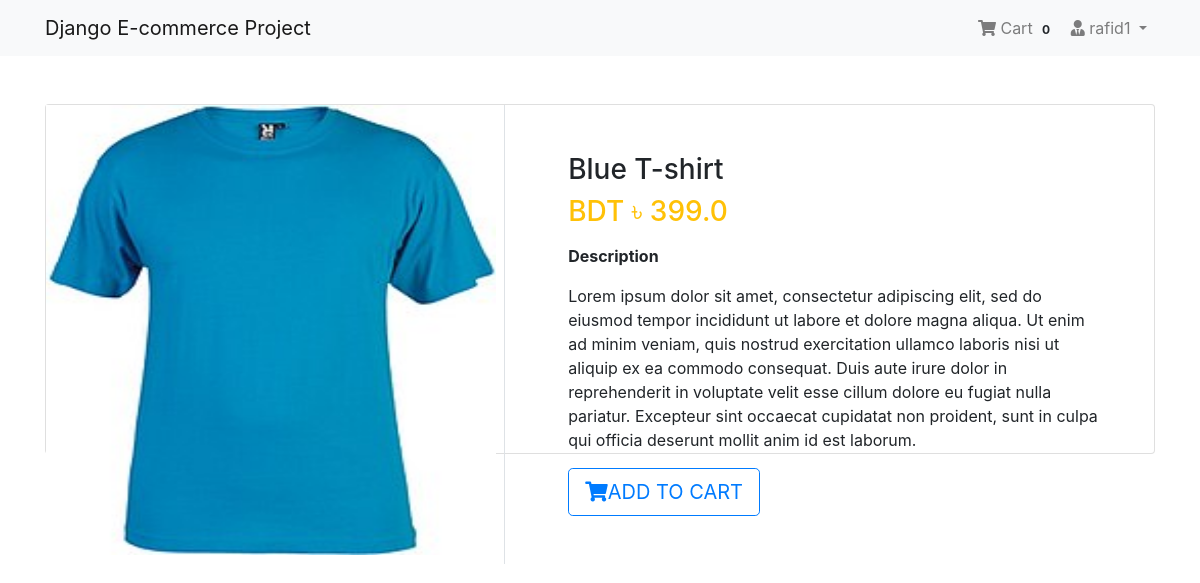
The app's page /product/1/ (signed in) with its own data.
### App_Login/models.py (models this page shows, shortened)
class User(AbstractBaseUser, PermissionsMixin):
    email = models.EmailField(unique= True, null = False)
    is_staff = models.BooleanField(
        ugettext_lazy('staff status'),
        default=False,
        help_text = ugettext_lazy('designates whether the user can log in to admin panel')
    )
    is_active = models.BooleanField(
        ugettext_lazy('active'),
        default= True,
        help_text= ugettext_lazy('Designates whether this user should be treated as active. Unselect this instead of deleting accounts'),
    )
    USERNAME_FIELD = 'email'
    objects = MyUserManager()

class Profile(models.Model):
    user = models.OneToOneField(User, on_delete=models.CASCADE, related_name='profile')
    username = models.CharField(max_length=264, blank=True)
    full_name = models.CharField(max_length=264, blank=True)
    address_1 = models.TextField(max_length=300, blank=True)
    city = models.CharField(max_length=40, blank=True)
    zipcode = models.CharField(max_length=10, blank=True)
    country = models.CharField(max_length=50, blank=True)
    phone = models.CharField(max_length=20, blank=True)
    date_joined = models.DateTimeField(auto_now_add=True)

### App_Shop/models.py (models this page shows, shortened)
class Product(models.Model):
    mainimage = models.ImageField(upload_to="Products")
    name = models.CharField(max_length=264)
    category = models.ForeignKey(Category, on_delete=models.CASCADE, related_name='category')
    preview_text = models.TextField(max_length=200, verbose_name='Preview Text') # short description of product
    detail_text = models.TextField(max_length=1000, verbose_name='Description')
    price = models.FloatField()
    old_price = models.FloatField(default= 0.0)
    created = models.DateTimeField(auto_now_add=True)
    class Meta:
        ordering = ['-created',]

### App_Shop/views.py (the view)
# urls.py: path('product/<pk>/', views.ProductDetail.as_view(), name='product_detail'),
class ProductDetail(LoginRequiredMixin, DetailView):
    model = Product
    template_name = 'App_Shop/product_detail.html'

### App_Order/templatetags/cart_tag.py (called while the page is built)
@register.filter
def cart_total(user):
    order = Order.objects.filter(user=user, ordered= False)
    if order.exists():
        return order[0].orderitems.count()
    else:
        return 0

### templates/App_Shop/product_detail.html (shortened to what this page needs)
{% extends 'base.html'%}
{% block body_block %}
    <div class="conatiner my-5">
        <div class="card">
            <div class="row">
                <aside class="col-sm-5 border-right">
                    <article class="gallery-wrap">
                        <div class="img-big-wrap">
                            <div>
                                <a href="#">
                                    <img src="/media/{{object.mainimage}}" style="width: 450px">
                                </a>
                            </div>
                        </div>
                    </article>
                </aside>
                <aside class="col-sm-7">
                    <article class="card-body p-5">
                        <h3 class="title mp-3">{{object.name}}</h3>
                        <p class="price-detail-wrap">
                            <span class="price h3 text-warning">
                                <span class="currency">BDT &#2547;</span>
                                <span class="num">{{object.price}}</span>
                            </span>
                        </p>
                        <dl class="item-property">
                            <dt>Description</dt>
                            <dd>
                                <p>{{object.detail_text|linebreaks}}</p>
                            </dd>
                        </dl>
                        <a href="{% url 'App_Order:add' pk=object.pk %}" class="btn btn-lg btn-outline-primary text-uppercase">
                            <i class="fas fa-shopping-cart"></i>Add to cart
                        </a>
                    </article>
                </aside>
            </div>
        </div>
    </div>
{% endblock %}

### templates/navbar.html (shortened to what this page needs)
{% load cart_tag %}
<nav class="navbar navbar-expand-lg navbar-light bg-light">
    <div class="container">
        <a class="navbar-brand" href="{% url 'App_Shop:home' %}">Django E-commerce Project</a>
        <div class="collapse navbar-collapse" id="navbarNav">
            <ul class="navbar-nav ml-auto">
                {% if request.user.is_authenticated %}
                    <li class="nav-item">
                        <a href="{% url 'App_Order:cart' %}" class="nav-link">
                            <i class="fa fa-shopping-cart"></i> Cart
                            <span class="badge badge-light">{{request.user | cart_total}}</span>
                        </a>
                    </li>
                    <li class="nav-item dropdown">
                        <a class="nav-link dropdown-toggle" href="#" id="navbarDropdown" role="button" data-toggle="dropdown" aria-haspopup="true" aria-expanded="false">
                            <i class="fas fa-user-tie"></i>
                            {{request.user.profile.username}}
                        </a>
                    </li>
                {% else %}
                    <li class="nav-item">
                        <a href="{% url 'App_Login:login' %}" class="btn btn-primary">Login</a>
                    </li>
                {% endif %}
            </ul>
        </div>
    </div>
</nav>

### static/css/main.css (style rules this page uses)
.gallery-wrap .img-big-wrap img { height: 450px; width: auto; display: inline-block; cursor:zoom-in; }

### records on screen
User: user|cart_total "0", user.profile.username "rafid1"
Product: mainimage (picture), name "Blue T-shirt", price "399.0", detail_text "Lorem ipsum dolor sit amet, consectetur adipiscing elit, sed do eiusmod tempor incididunt ut labore et dolore magna aliqua. Ut enim ad minim veniam, quis nostrud exercitation ullamco laboris nisi ut aliquip ex ea commodo consequat. Duis aute irure dolor in reprehenderit in voluptate velit esse cillum dolore eu fugiat nulla pariatur. Excepteur sint occaecat cupidatat non proident, sunt in culpa qui officia deserunt mollit anim id est laborum."
